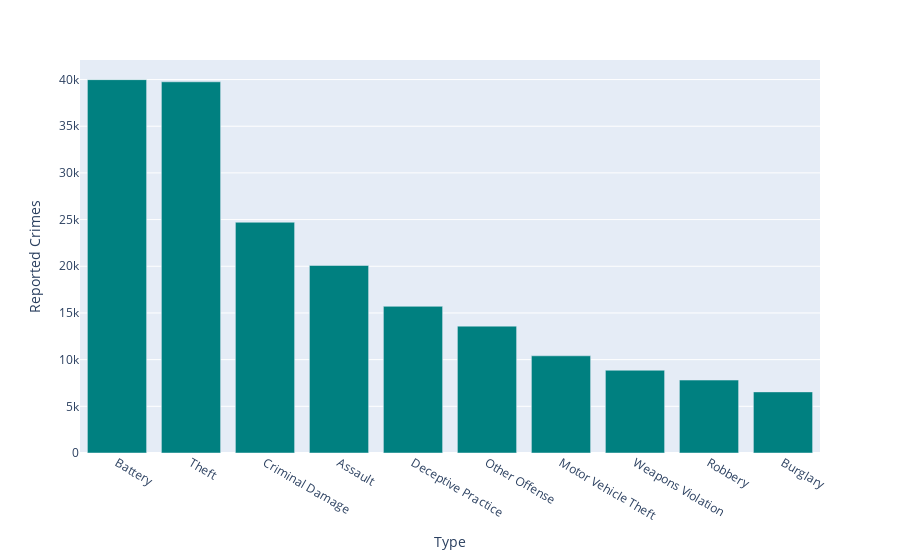

Source (notebook cell):
### Code cell
df = crimes[['Type', 'Community']].groupby(['Type'])['Type'].count().reset_index(name='Reported Crimes').sort_values('Reported Crimes', ascending=False).head(10)
fig = px.bar(df, x = 'Type', y = 'Reported Crimes')
fig.update_traces(marker_color='teal')
fig.show()

### Figure 1 — Plotly figure (JSON) as saved in the notebook; plotly's stock layout.template omitted (floating-point values rounded to 4 significant figures)
{"data": [{"alignmentgroup": "True", "hovertemplate": "Type=%{x}<br>Reported Crimes=%{y}<extra></extra>", "legendgroup": "", "marker": {"color": "teal", "pattern": {"shape": ""}}, "name": "", "offsetgroup": "", "orientation": "v", "showlegend": false, "textposition": "auto", "type": "bar", "x": ["Battery", "Theft", "Criminal Damage", "Assault", "Deceptive Practice", "Other Offense", "Motor Vehicle Theft", "Weapons Violation", "Robbery", "Burglary"], "xaxis": "x", "y": [39988, 39758, 24716, 20086, 15710, 13588, 10410, 8865, 7813, 6546], "yaxis": "y"}], "layout": {"barmode": "relative", "legend": {"tracegroupgap": 0}, "margin": {"t": 60}, "xaxis": {"anchor": "y", "domain": [0, 1], "title": {"text": "Type"}}, "yaxis": {"anchor": "x", "domain": [0, 1], "title": {"text": "Reported Crimes"}}}}
